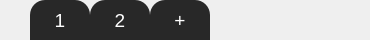
             <widget class="QWidget" name="scrollAreaWidgetContents_4">
              <property name="geometry">
               <rect>
                <x>0</x>
                <y>0</y>
                <width>370</width>
                <height>40</height>
               </rect>
              </property>
              <property name="sizePolicy">
               <sizepolicy hsizetype="Expanding" vsizetype="Minimum">
                <horstretch>1</horstretch>
                <verstretch>0</verstretch>
               </sizepolicy>
              </property>
              <property name="minimumSize">
               <size>
                <width>0</width>
                <height>40</height>
               </size>
              </property>
              <property name="maximumSize">
               <size>
                <width>16777215</width>
                <height>40</height>
               </size>
              </property>
              <property name="styleSheet">
               <string notr="true"/>
              </property>
              <layout class="QHBoxLayout" name="horizontalLayout_6">
               <property name="spacing">
                <number>0</number>
               </property>
               <property name="leftMargin">
                <number>30</number>
               </property>
               <property name="topMargin">
                <number>0</number>
               </property>
               <property name="rightMargin">
                <number>30</number>
               </property>
               <property name="bottomMargin">
                <number>0</number>
               </property>
               <item>
                <spacer name="horizontalSpacer_12">
                 <property name="orientation">
                  <enum>Qt::Orientation::Horizontal</enum>
                 </property>
                 <property name="sizeType">
                  <enum>QSizePolicy::Policy::Minimum</enum>
                 </property>
                 <property name="sizeHint" stdset="0">
                  <size>
                   <width>0</width>
                   <height>20</height>
                  </size>
                 </property>
                </spacer>
               </item>
               <item>
                <widget class="QPushButton" name="pushButton_4">
                 <property name="sizePolicy">
                  <sizepolicy hsizetype="Minimum" vsizetype="Minimum">
                   <horstretch>0</horstretch>
                   <verstretch>0</verstretch>
                  </sizepolicy>
                 </property>
                 <property name="minimumSize">
                  <size>
                   <width>60</width>
                   <height>40</height>
                  </size>
                 </property>
                 <property name="maximumSize">
                  <size>
                   <width>60</width>
                   <height>40</height>
                  </size>
                 </property>
                 <property name="font">
                  <font>
                   <pointsize>14</pointsize>
                  </font>
                 </property>
                 <property name="styleSheet">
                  <string notr="true">QPushButton {background-color: rgb(40,40,40);
                            border-top-right-radius: 15px;
                            border-top-left-radius: 15px;
                            color: white;}
                            QPushButton:hover {background-color: rgb(60,60,60);}
                            QPushButton:pressed {background-color: rgb(30,30,30);}</string>
                 </property>
                 <property name="text">
                  <string>1</string>
                 </property>
                </widget>
               </item>
               <item>
                <widget class="QPushButton" name="pushButton_17">
                 <property name="sizePolicy">
                  <sizepolicy hsizetype="Minimum" vsizetype="Minimum">
                   <horstretch>0</horstretch>
                   <verstretch>0</verstretch>
                  </sizepolicy>
                 </property>
                 <property name="minimumSize">
                  <size>
                   <width>60</width>
                   <height>40</height>
                  </size>
                 </property>
                 <property name="maximumSize">
                  <size>
                   <width>60</width>
                   <height>40</height>
                  </size>
                 </property>
                 <property name="font">
                  <font>
                   <pointsize>14</pointsize>
                  </font>
                 </property>
                 <property name="styleSheet">
                  <string notr="true">QPushButton {background-color: rgb(40,40,40);
                            border-top-right-radius: 15px;
                            border-top-left-radius: 15px;
                            color: white;}
                            QPushButton:hover {background-color: rgb(60,60,60);}
                            QPushButton:pressed {background-color: rgb(30,30,30);}</string>
                 </property>
                 <property name="text">
                  <string>2</string>
                 </property>
                </widget>
               </item>
               <item>
                <widget class="QPushButton" name="pushButton_5">
                 <property name="sizePolicy">
                  <sizepolicy hsizetype="Minimum" vsizetype="Minimum">
                   <horstretch>0</horstretch>
                   <verstretch>0</verstretch>
                  </sizepolicy>
                 </property>
                 <property name="minimumSize">
                  <size>
                   <width>60</width>
                   <height>40</height>
                  </size>
                 </property>
                 <property name="maximumSize">
                  <size>
                   <width>60</width>
                   <height>40</height>
                  </size>
                 </property>
                 <property name="font">
                  <font>
                   <pointsize>14</pointsize>
                  </font>
                 </property>
                 <property name="styleSheet">
                  <string notr="true">QPushButton {background-color: rgb(40,40,40);
                            border-top-right-radius: 15px;
                            border-top-left-radius: 15px;
                            color: white;}
                            QPushButton:hover {background-color: rgb(60,60,60);}
                            QPushButton:pressed {background-color: rgb(30,30,30);}</string>
                 </property>
                 <property name="text">
                  <string>+</string>
                 </property>
                </widget>
               </item>
               <item>
                <spacer name="horizontalSpacer_23">
                 <property name="orientation">
                  <enum>Qt::Orientation::Horizontal</enum>
                 </property>
                 <property name="sizeHint" stdset="0">
                  <size>
                   <width>40</width>
                   <height>20</height>
                  </size>
                 </property>
                </spacer>
               </item>
              </layout>
             </widget>
